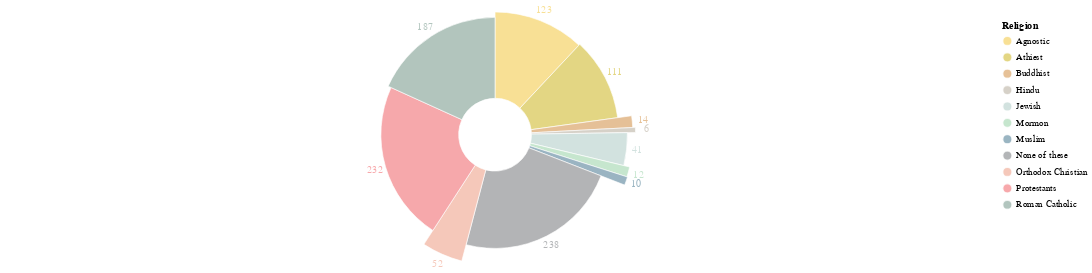

Source (Vega-Lite JSON):
### Vega specification from a JSON file in a GitHub repository (floating-point values rounded to 4 significant figures)
{"$schema": "https://vega.github.io/schema/vega/v5.json", "description": "Religion of 1026 participants", "autosize": {"type": "fit-x", "contains": "padding"}, "background": "white", "padding": 5, "height": 250, "data": [{"name": "religion_highlight_store"}, {"name": "source_0", "values": [{"religion": "Agnostic", "population": 123}, {"religion": "Athiest", "population": 111}, {"religion": "Buddhist", "population": 14}, {"religion": "Hindu", "population": 6}, {"religion": "Jewish", "population": 41}, {"religion": "Mormon", "population": 12}, {"religion": "Muslim", "population": 10}, {"religion": "None of these", "population": 238}, {"religion": "Orthodox Christian", "population": 52}, {"religion": "Protestants", "population": 232}, {"religion": "Roman Catholic", "population": 187}]}, {"name": "data_1", "source": "source_0", "transform": [{"type": "stack", "groupby": [], "field": "population", "sort": {"field": ["religion"], "order": ["ascending"]}, "as": ["population_start", "population_end"], "offset": "zero"}, {"type": "filter", "expr": "isValid(datum[\"population\"]) && isFinite(+datum[\"population\"])"}]}, {"name": "data_2", "source": "source_0", "transform": [{"type": "stack", "groupby": [], "field": "population", "sort": {"field": ["religion", "population"], "order": ["ascending", "ascending"]}, "as": ["population_start", "population_end"], "offset": "zero"}, {"type": "filter", "expr": "isValid(datum[\"population\"]) && isFinite(+datum[\"population\"])"}]}], "signals": [{"name": "width", "init": "isFinite(containerSize()[0]) ? containerSize()[0] : 200", "on": [{"update": "isFinite(containerSize()[0]) ? containerSize()[0] : 200", "events": "window:resize"}]}, {"name": "unit", "value": {}, "on": [{"events": "mousemove", "update": "isTuple(group()) ? group() : unit"}]}, {"name": "religion_highlight", "update": "vlSelectionResolve(\"religion_highlight_store\", \"union\", true, true)"}, {"name": "religion_highlight_tuple", "on": [{"events": [{"source": "scope", "type": "click"}], "update": "datum && item().mark.marktype !== 'group' ? {unit: \"layer_0\", fields: religion_highlight_tuple_fields, values: [(item().isVoronoi ? datum.datum : datum)[\"religion\"]]} : null", "force": true}, {"events": [{"source": "view", "type": "dblclick"}], "update": "null"}]}, {"name": "religion_highlight_tuple_fields", "value": [{"field": "religion", "channel": "color", "type": "E"}]}, {"name": "religion_highlight_toggle", "value": false, "on": [{"events": [{"source": "scope", "type": "click"}], "update": "event.shiftKey"}, {"events": [{"source": "view", "type": "dblclick"}], "update": "false"}]}, {"name": "religion_highlight_modify", "on": [{"events": {"signal": "religion_highlight_tuple"}, "update": "modify(\"religion_highlight_store\", religion_highlight_toggle ? null : religion_highlight_tuple, religion_highlight_toggle ? null : true, religion_highlight_toggle ? religion_highlight_tuple : null)"}]}], "marks": [{"name": "layer_0_marks", "type": "arc", "style": ["arc"], "interactive": true, "from": {"data": "data_1"}, "encode": {"update": {"stroke": {"value": "#fff"}, "innerRadius": {"value": 40}, "fill": {"scale": "color", "field": "religion"}, "opacity": [{"test": "!length(data(\"religion_highlight_store\")) || vlSelectionTest(\"religion_highlight_store\", datum)", "value": 0.7}, {"value": 0.3}], "tooltip": {"signal": "{\"Religion\": isValid(datum[\"religion\"]) ? datum[\"religion\"] : \"\"+datum[\"religion\"], \"Population\": format(datum[\"population\"], \"\")}"}, "description": {"signal": "\"population: \" + (format(datum[\"population\"], \"\")) + \"; Religion: \" + (isValid(datum[\"religion\"]) ? datum[\"religion\"] : \"\"+datum[\"religion\"]) + \"; Population: \" + (format(datum[\"population\"], \"\"))"}, "x": {"signal": "width", "mult": 0.5}, "y": {"signal": "height", "mult": 0.5}, "outerRadius": {"scale": "radius", "field": "population"}, "startAngle": {"scale": "theta", "field": "population_end"}, "endAngle": {"scale": "theta", "field": "population_start"}}}}, {"name": "layer_1_marks", "type": "text", "style": ["text"], "interactive": true, "from": {"data": "data_2"}, "encode": {"update": {"fill": {"scale": "color", "field": "religion"}, "opacity": [{"test": "!length(data(\"religion_highlight_store\")) || vlSelectionTest(\"religion_highlight_store\", datum)", "value": 0.7}, {"value": 0.3}], "tooltip": {"signal": "{\"Religion\": isValid(datum[\"religion\"]) ? datum[\"religion\"] : \"\"+datum[\"religion\"], \"Population\": format(datum[\"population\"], \"\")}"}, "description": {"signal": "\"population: \" + (format(datum[\"population\"], \"\")) + \"; Religion: \" + (isValid(datum[\"religion\"]) ? datum[\"religion\"] : \"\"+datum[\"religion\"]) + \"; Population: \" + (format(datum[\"population\"], \"\"))"}, "x": {"signal": "width", "mult": 0.5}, "y": {"signal": "height", "mult": 0.5}, "text": {"signal": "format(datum[\"population\"], \"\")"}, "align": {"value": "center"}, "baseline": {"value": "middle"}, "radius": {"scale": "radius", "field": "population", "offset": 12}, "theta": {"signal": "scale(\"theta\", 0.5 * datum[\"population_start\"] + 0.5 * datum[\"population_end\"])"}}}}], "scales": [{"name": "theta", "type": "linear", "domain": {"fields": [{"data": "data_1", "field": "population_start"}, {"data": "data_1", "field": "population_end"}, {"data": "data_2", "field": "population_start"}, {"data": "data_2", "field": "population_end"}]}, "range": [0, 6.283], "zero": true}, {"name": "radius", "type": "sqrt", "domain": {"fields": [{"data": "data_1", "field": "population"}, {"data": "data_2", "field": "population"}]}, "range": [160, {"signal": "min(width,height)/2"}], "zero": true}, {"name": "color", "type": "ordinal", "domain": ["Agnostic", "Athiest", "Buddhist", "Hindu", "Jewish", "Mormon", "Muslim", "None of these", "Orthodox Christian", "Protestants", "Roman Catholic"], "range": ["#F5D368", "#D7C54F", "#DBA66B", "#C5BEB1", "#BFD6D2", "#AEDCB9", "#6F95A8", "#939598", "#F1B19D", "#F38388", "#92ADA2"]}], "legends": [{"title": "Religion", "fill": "color", "symbolType": "circle", "encode": {"symbols": {"update": {"stroke": {"value": "#fff"}, "opacity": {"value": 0.7}}}}}], "config": {}}
